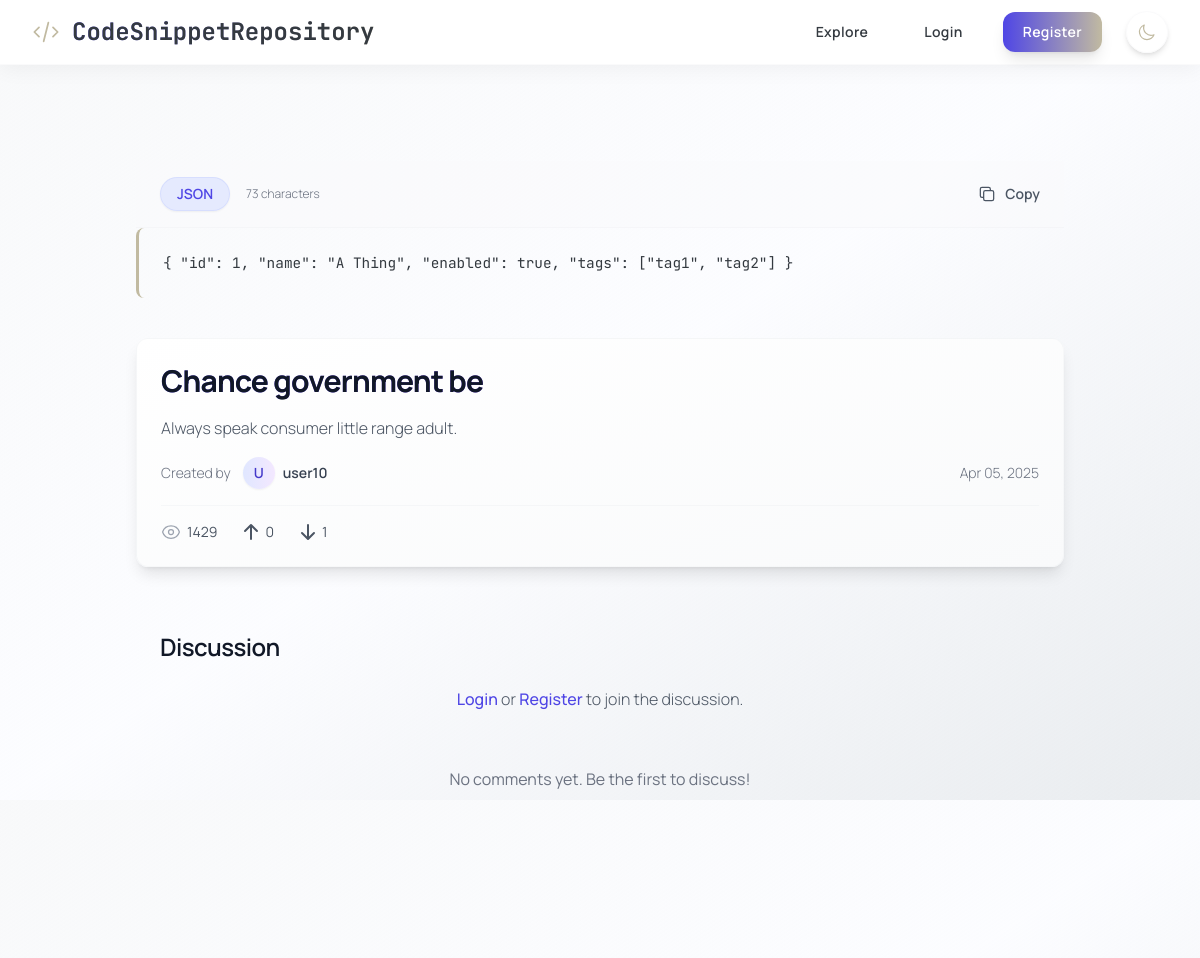
Page /explore/snippet/51 on the committed database.
### tables this page shows
CREATE TABLE snippets (
                id INTEGER PRIMARY KEY AUTOINCREMENT,
                user_id INTEGER NOT NULL,
                title TEXT NOT NULL,
                code TEXT NOT NULL,
                language TEXT NOT NULL,
                description TEXT,
                is_private INTEGER DEFAULT 0,
                views INTEGER DEFAULT 0,
                created_at TIMESTAMP DEFAULT CURRENT_TIMESTAMP,
                updated_at TIMESTAMP DEFAULT CURRENT_TIMESTAMP,
                FOREIGN KEY (user_id) REFERENCES users(id) ON DELETE CASCADE
            );

CREATE TABLE users (
                id INTEGER PRIMARY KEY AUTOINCREMENT,
                username TEXT UNIQUE NOT NULL,
                email TEXT UNIQUE NOT NULL,
                password TEXT NOT NULL,
                profile_picture TEXT,
                bio TEXT,
                age INTEGER,
                dob TEXT,
                profession TEXT,
                profile_setup INTEGER DEFAULT 0,
                created_at TIMESTAMP DEFAULT CURRENT_TIMESTAMP,
                join_date TIMESTAMP DEFAULT CURRENT_TIMESTAMP,
                full_name TEXT,
                status TEXT,
                experience REAL,
                education TEXT,
                skills TEXT,
                country TEXT,
                website TEXT
            );

### app.py (the view, shortened to what this page needs)
@app.route('/explore/snippet/<int:id>')
def view_snippet_explore(id):
    conn = get_db()
    viewer_user_id = get_current_user_id()
    snippet_dict = None
    root_comments = []
    is_bookmarked = False
    is_favorited = False # Favorite status of viewer for THIS snippet
    user_vote = None
    try:
        snippet_row = conn.execute("""
            SELECT
                s.*, u.username as owner_username,
                COALESCE(v.upvotes, 0) as upvotes,
                COALESCE(v.downvotes, 0) as downvotes
            FROM snippets s
            JOIN users u ON s.user_id = u.id
            LEFT JOIN (
                 SELECT snippet_id, SUM(CASE WHEN vote_type = 1 THEN 1 ELSE 0 END) as upvotes,
                        SUM(CASE WHEN vote_type = -1 THEN 1 ELSE 0 END) as downvotes
                 FROM votes GROUP BY snippet_id
            ) v ON s.id = v.snippet_id
            WHERE s.id = ? AND s.is_private = 0
        """, (id,)).fetchone()
        if not snippet_row:
            flash('Snippet not found or is private', 'error')
            return redirect(url_for('explore'))
        snippet_dict = dict(snippet_row)
        try:
            conn.execute('UPDATE snippets SET views = COALESCE(views, 0) + 1 WHERE id = ?', (id,))
            conn.commit()
        except sqlite3.Error as e_view:
            conn.rollback() # Rollback only the view count update
            app.logger.warning(f"Failed to increment view count for snippet {id}: {e_view}")
        comments_rows = conn.execute('''
            SELECT c.id, c.content, c.created_at, u.username, u.profile_picture, c.parent_id
            FROM comments c JOIN users u ON c.user_id = u.id
            WHERE c.snippet_id = ?
            ORDER BY c.parent_id NULLS FIRST, c.created_at ASC
        ''', (id,)).fetchall()
        comments_by_id = {}
        for row in comments_rows:
            comment = dict(row)
            comment['created_at'] = parse_db_date(comment.get('created_at'))
            comment['replies'] = []
            comments_by_id[comment['id']] = comment
        root_comments = []
        for comment_id, comment in comments_by_id.items():
            parent_id = comment['parent_id']
            if parent_id is None:
                root_comments.append(comment)
            elif parent_id in comments_by_id:
                 comments_by_id[parent_id]['replies'].append(comment)
        snippet_dict['created_at'] = parse_db_date(snippet_dict.get('created_at'))
        snippet_dict['updated_at'] = parse_db_date(snippet_dict.get('updated_at')) # If updated_at exists
        return render_template('view_snippet_explore.html',
                             snippet=snippet_dict,
                             comments=root_comments,
                             is_bookmarked=is_bookmarked,
                             is_favorited=is_favorited,
                             user_vote=user_vote)
    except sqlite3.Error as e:
        app.logger.error(f"DB Error viewing public snippet {id}: {e}")
        flash('Error loading snippet details.', 'error')
        return redirect(url_for('explore'))
    except Exception as e:
        app.logger.error(f"General Error viewing public snippet {id}: {e}", exc_info=True)
        flash("An unexpected error occurred.", "error")
        return redirect(url_for('explore'))

### app.py (called while the page is built)
def parse_db_date(date_str):
    if not date_str:
        return None
    try:
        return datetime.strptime(date_str, '%Y-%m-%d %H:%M:%S')
    except (ValueError, TypeError) as e:
        try:
            app.logger.warning(f"Could not parse date string '{date_str}': {e}")
        except RuntimeError: # Handle cases outside app context if necessary
            print(f"Warning: Could not parse date string '{date_str}': {e}")
        return None # Return None if parsing fails

def get_db():
    db = getattr(g, '_database', None)
    if db is None:
        db_path = os.path.join(app.root_path, DATABASE) # Construct path safely
        try:
             db = g._database = sqlite3.connect(db_path)
             db.row_factory = sqlite3.Row # Use Row factory
        except sqlite3.Error as e:
            app.logger.error(f"Database connection error: {e}") # Use app logger
            raise # Reraise the error
    return db

@app.teardown_appcontext
def close_connection(exception):
    db = getattr(g, '_database', None)
    if db is not None:
        try:
            db.close()
        except sqlite3.Error as e:
             app.logger.error(f"Error closing database connection: {e}") # Use app logger

def get_current_user_id():
    return session.get('user_id')

### templates/view_snippet_explore.html (shortened to what this page needs)
{% extends "base.html" %}
{% block content %}
<div class="main-container">
    <div class="max-w-5xl mx-auto px-4 sm:px-6 lg:px-12 space-y-10">
        <div class="code-container">
            <div class="flex items-center justify-between px-6 py-4 border-b border-gray-200/20 dark:border-gray-700/20 bg-gray-50/50 dark:bg-gray-800/50">
                <div class="flex items-center space-x-4">
                    <span class="text-sm font-semibold text-indigo-600 dark:text-indigo-400 bg-indigo-100/80 dark:bg-indigo-900/80 px-4 py-1.5 rounded-full border border-indigo-200/50 dark:border-indigo-800/50 shadow-sm">{{ snippet.language | default('N/A') }}</span>
                    <span class="text-xs text-gray-500 dark:text-gray-400 font-light">{{ snippet.code | length }} characters</span>
                </div>
                <div class="flex items-center space-x-4">
                    <button id="copy-button" class="group inline-flex items-center text-sm font-semibold text-gray-600 dark:text-gray-400 hover:text-indigo-600 dark:hover:text-indigo-400 transition-all duration-300 ease-out transform hover:scale-105">
                        Copy
                    </button>
                </div>
            </div>
            <div class="overflow-x-auto" id="code-container">
                <pre class="p-6 m-0"><code id="codeBlock" class="language-{{ snippet.language }}">{{ snippet.code }}</code></pre>
            </div>
        </div>
        <div class="rounded-xl p-6 bg-gradient-to-br from-white to-gray-50 dark:from-gray-900 dark:to-gray-800/50 shadow-lg border border-gray-200/30 dark:border-gray-700/30 backdrop-blur-sm">
            <h1 class="text-3xl font-bold text-gray-900 dark:text-white mb-4 bg-clip-text bg-gradient-to-r from-indigo-600 to-purple-600 dark:from-indigo-400 dark:to-purple-400 tracking-tight">{{ snippet.title }}</h1>
            {% if snippet.description %}
                <p class="text-gray-600 dark:text-gray-300 font-light mb-4 leading-relaxed">{{ snippet.description }}</p>
            {% endif %}
            <div class="flex items-center justify-between text-sm text-gray-500 dark:text-gray-400 font-light">
                <div class="flex items-center space-x-3">
                    <span>Created by</span>
                    <a href="{{ url_for('profile', username=snippet.owner_username) }}" class="inline-flex items-center gap-2 group">
                        <span class="h-8 w-8 rounded-full bg-gradient-to-r from-indigo-100 to-purple-100 dark:from-indigo-800 dark:to-purple-800 text-indigo-700 dark:text-indigo-300 text-sm font-semibold flex items-center justify-center group-hover:ring-2 group-hover:ring-indigo-400 transition-all duration-200 shadow-sm">
                            {% if snippet.owner_username %}{{ snippet.owner_username[0] | upper }}{% else %}?{% endif %}
                        </span>
                        <span class="font-semibold text-gray-700 dark:text-gray-200 group-hover:text-indigo-600 dark:group-hover:text-indigo-400 transition-colors">{{ snippet.owner_username }}</span>
                    </a>
                </div>
                <span>{{ snippet.created_at.strftime('%b %d, %Y') if snippet.created_at and snippet.created_at.strftime else 'Unknown Date' }}</span>
            </div>
            <div class="mt-4 pt-4 border-t border-gray-200/30 dark:border-gray-700/30 flex items-center space-x-6 text-sm text-gray-600 dark:text-gray-400">
                 <span title="Views" class="flex items-center"> {{ snippet.views | default(0) }}</span>
                 <button type="button" id="upvote-button" title="Upvote" class="flex items-center vote-btn {% if user_vote == 1 %} text-emerald-500 {% else %} hover:text-emerald-500 {% endif %} transition-colors" data-vote-type="1"><svg class="h-5 w-5 mr-1" fill="currentColor" viewBox="0 0 20 20"><path fill-rule="evenodd" d="M3.293 9.707a1 1 0 010-1.414l6-6a1 1 0 011.414 0l6 6a1 1 0 01-1.414 1.414L11 5.414V17a1 1 0 11-2 0V5.414L4.707 9.707a1 1 0 01-1.414 0z" clip-rule="evenodd" /></svg> <span class="vote-count">{{ snippet.upvotes | default(0) }}</span></button>
                 <button type="button" id="downvote-button" title="Downvote" class="flex items-center vote-btn {% if user_vote == -1 %} text-rose-500 {% else %} hover:text-rose-500 {% endif %} transition-colors" data-vote-type="-1"><svg class="h-5 w-5 mr-1" fill="currentColor" viewBox="0 0 20 20"><path fill-rule="evenodd" d="M16.707 10.293a1 1 0 010 1.414l-6 6a1 1 0 01-1.414 0l-6-6a1 1 0 111.414-1.414L9 14.586V3a1 1 0 012 0v11.586l4.293-4.293a1 1 0 011.414 0z" clip-rule="evenodd" /></svg> <span class="vote-count">{{ snippet.downvotes | default(0) }}</span></button>
             </div>
        </div>
        <div class="comments-section p-6">
            <h2 class="text-2xl font-semibold text-gray-900 dark:text-white mb-6 tracking-tight">Discussion </h2>
            {% if session['user_id'] %}
            <div class="mb-8">
                <form id="comment-form" class="space-y-4">
                    <textarea id="comment-content" rows="3" class="w-full px-5 py-4 rounded-xl bg-white/80 dark:bg-gray-900/80 border border-gray-200/50 dark:border-gray-700/50 text-gray-900 dark:text-gray-100 placeholder-gray-400 dark:placeholder-gray-500 focus:outline-none focus:ring-2 focus:ring-indigo-400 shadow-md transition-all duration-300 ease-out backdrop-blur-sm" placeholder="Add to the discussion..."></textarea>
                    <button type="submit" class="px-6 py-2 bg-gradient-to-r from-indigo-600 to-purple-600 hover:from-indigo-700 hover:to-purple-700 text-white font-semibold rounded-xl shadow-lg hover:shadow-xl transition-all duration-300 ease-out transform hover:scale-105"> Comment </button>
                </form>
            </div>
            {% else %}
             <p class="mb-6 text-center text-gray-600 dark:text-gray-400 font-light">
                <a href="{{ url_for('login', next=request.url) }}" class="text-indigo-600 dark:text-indigo-400 hover:underline font-medium">Login</a> or
                <a href="{{ url_for('register', next=request.url) }}" class="text-indigo-600 dark:text-indigo-400 hover:underline font-medium">Register</a> to join the discussion.
            </p>
            {% endif %}
            <div id="comments-container" class="space-y-6">
                 {% for comment in comments recursive %}
                    <div class="comment-thread" data-comment-id="{{ comment.id }}">
                        <div class="flex space-x-4">
                            <div class="flex-shrink-0">
                                <div class="w-10 h-10 rounded-full bg-gradient-to-r from-indigo-600 to-purple-600 flex items-center justify-center shadow-md">
                                    <span class="text-white font-semibold">{{ comment.username[0] | upper if comment.username else '?' }}</span>
                                </div>
                            </div>
                            <div class="flex-grow">
                                <div class="flex items-center space-x-3 mb-2">
                                    <span class="font-semibold text-gray-900 dark:text-white">{{ comment.username }}</span>
                                    <span class="text-sm text-gray-500 dark:text-gray-400 font-light">{{ comment.created_at.strftime('%b %d, %Y %H:%M') if comment.created_at else ''}}</span>
                                </div>
                                 <p class="text-gray-700 dark:text-gray-300 font-light mb-3 leading-relaxed whitespace-pre-wrap">{{ comment.content }}</p>
                                <div class="flex items-center space-x-4">
                                     {% if session['user_id'] %}
                                        <button onclick="toggleReplyForm('{{ comment.id }}')" class="text-sm text-gray-500 dark:text-gray-400 hover:text-indigo-600 dark:hover:text-indigo-400 font-medium transition-colors duration-200"> Reply </button>
                                    {% endif %}
                                </div>
                                <div id="reply-form-{{ comment.id }}" class="mt-4 hidden">
                                    <textarea rows="2" class="w-full px-4 py-3 rounded-lg bg-white/80 dark:bg-gray-900/80 border border-gray-200/50 dark:border-gray-700/50 text-gray-900 dark:text-gray-100 text-sm placeholder-gray-400 dark:placeholder-gray-500 focus:outline-none focus:ring-2 focus:ring-indigo-400 shadow-md transition-all duration-300 ease-out backdrop-blur-sm" placeholder="Write a reply..."></textarea>
                                    <div class="mt-3 flex space-x-3"> <button onclick="submitReply('{{ comment.id }}')" class="px-5 py-2 bg-gradient-to-r from-indigo-600 to-purple-600 hover:from-indigo-700 hover:to-purple-700 text-white text-sm font-semibold rounded-lg shadow-md hover:shadow-lg transition-all duration-300 ease-out transform hover:scale-105"> Reply </button> <button onclick="toggleReplyForm('{{ comment.id }}')" class="px-5 py-2 bg-gray-100 dark:bg-gray-800 text-gray-600 dark:text-gray-400 text-sm font-semibold rounded-lg hover:bg-gray-200 dark:hover:bg-gray-700 transition-all duration-200"> Cancel </button> </div>
                                </div>
                                {% if comment.replies %}
                                <div class="nested-replies mt-4 pl-4 space-y-4">
                                     {{ loop(comment.replies) }}
                                </div>
                                {% endif %}
                            </div>
                        </div>
                    </div>
                 {% else %}
                      <p class="text-center text-gray-500 dark:text-gray-400 py-8">No comments yet. Be the first to discuss!</p>
                 {% endfor %}
             </div>
        </div>
        <div class="flex justify-between items-center py-6">
            <a href="{{ url_for('explore') }}" class="inline-flex items-center text-sm font-semibold text-gray-600 dark:text-gray-400 hover:text-indigo-600 dark:hover:text-indigo-400 transition-colors duration-300 ease-out group"> <svg class="h-5 w-5 mr-2 group-hover:-translate-x-1 transition-transform duration-200" fill="none" viewBox="0 0 24 24" stroke="currentColor" stroke-width="1.5"> <path stroke-linecap="round" stroke-linejoin="round" d="M11 17l-5-5m0 0l5-5m-5 5h12" /> </svg> Back to Explore </a>
        </div>
    </div>
</div>
{% endblock %}

### templates/base.html (style rules this page uses)
html, body { height: 100%; margin: 0; padding: 0; overflow-y: auto; }
pre { background-color: #FFFFFF/90; border-left: 3px solid #C1BAA1; border-radius: 0.5rem; padding: 1.25rem; margin: 1rem 0; font-family: 'JetBrains Mono', monospace; font-size: 0.9rem; transition: all 0.3s ease-out; }

### rows in the picture
snippets: language "JSON", code "{ \"id\": 1, \"name\": \"A Thing\", \"enabled\": true, \"tags\": [\"tag1\", \"tag2\"] }", title "Chance government be", description "Always speak consumer little range adult.", created_at "Apr 05, 2025", views "1429"
users: owner_username "user10"

### other values in the picture
{{ snippet.code | length }} "73"
{{ snippet.owner_username[0] | upper }} "U"
{{ snippet.upvotes | default(0) }} "0"
{{ snippet.downvotes | default(0) }} "1"
